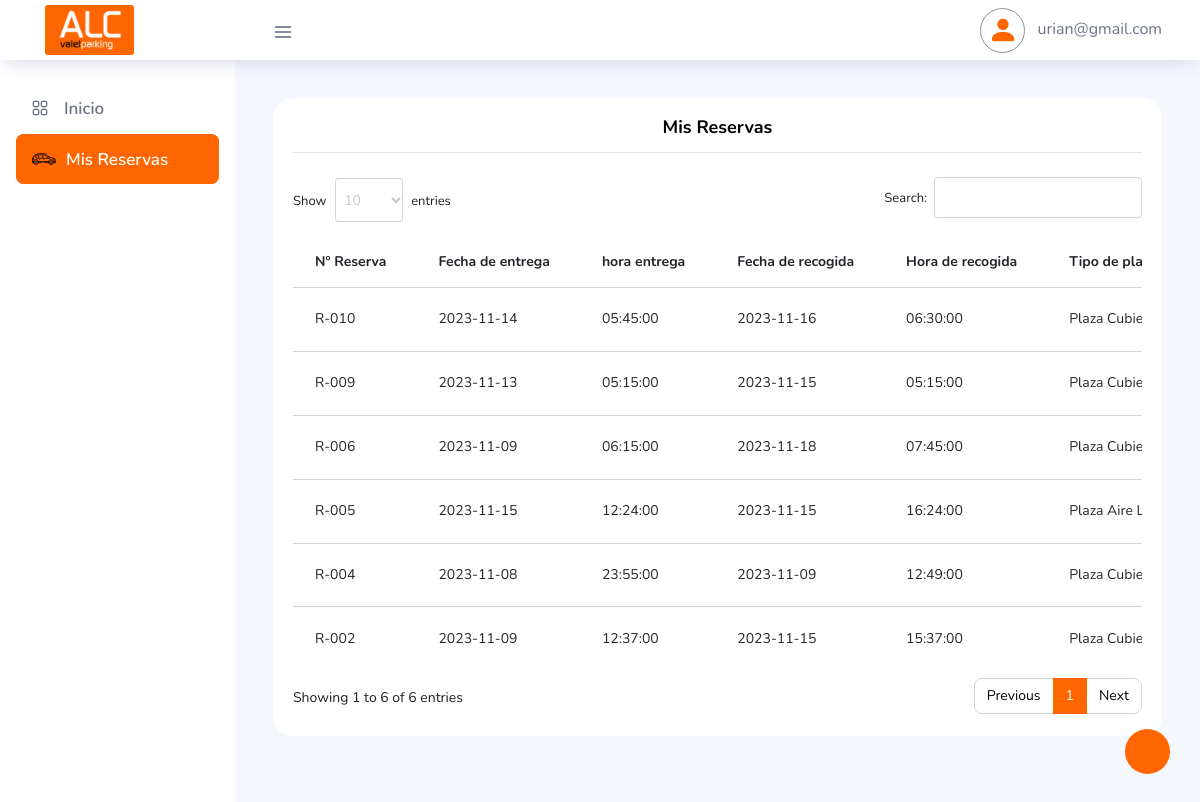
Screenshot of /dashboard/Reservas.php (signed in) with the database file from the repository.
### tables this page shows
CREATE TABLE `tbl_reservas` (
  `id` int(11) unsigned NOT NULL AUTO_INCREMENT,
  `id_cliente` int(11) DEFAULT NULL,
  `fecha_entrega` date NOT NULL,
  `hora_entrega` time NOT NULL,
  `fecha_recogida` date NOT NULL,
  `hora_recogida` time NOT NULL,
  `tipo_plaza` varchar(100) NOT NULL DEFAULT '',
  `terminal_entrega` varchar(100) NOT NULL DEFAULT '',
  `terminal_recogida` varchar(100) NOT NULL DEFAULT '',
  `matricula` varchar(50) NOT NULL DEFAULT '',
  `color` varchar(60) DEFAULT NULL,
  `marca_modelo` varchar(250) NOT NULL DEFAULT '',
  `numero_vuelo_de_vuelta` varchar(50) DEFAULT NULL,
  `servicio_adicional` varchar(10) DEFAULT NULL,
  `total_pago_reserva` decimal(5,2) DEFAULT NULL,
  `formato_pago` varchar(250) DEFAULT NULL,
  `fecha_pago_factura` date DEFAULT NULL,
  `date_registro` datetime DEFAULT current_timestamp() ON UPDATE current_timestamp(),
  PRIMARY KEY (`id`)
);

### dashboard/funciones.php (called while the page is built, shortened)
<?php
   function getReservaPerfil($con, $idUser)
   {
       $sqlReservasP = ("SELECT * FROM tbl_reservas WHERE id_cliente ='$idUser' ORDER BY fecha_entrega DESC");
       $queryR = mysqli_query($con, $sqlReservasP);
       return $queryR;
   }
   ?>

### dashboard/Reservas.php (the view, shortened to what this page needs)
<?php
if (isset($_SESSION['emailUser']) != "" && $_SESSION['rol'] == 0) {
    $IdUser     = $_SESSION['IdUser'];
?>
    <!DOCTYPE html>
    <html lang="es">
    <link href="https://unpkg.com/gijgo@1.9.14/css/gijgo.min.css" rel="stylesheet" type="text/css" />
    <body>
        <div class="container-scroller">
            <?php include 'bases/navbar.php'; ?>
            <div class="container-fluid page-body-wrapper">
                <?php include 'bases/nav.php';
                include 'funciones.php';
                $mis_reservas = getReservaPerfil($con, $IdUser);
                ?>
                <div class="main-panel">
                    <div class="content-wrapper">
                        <div class="row justify-content-md-center">
                            <div class="col-lg-12 grid-margin stretch-card">
                                <div class="card">
                                    <div class="card-body">
                                        <h4 class="card-title text-center mb-4">Mis Reservas
                                            <hr>
                                        </h4>
                                        <div class="table-responsive">
                                            <table id="MiTabla" class="table">
                                                <thead>
                                                    <tr>
                                                        <th>Nº Reserva</th>
                                                        <th>Fecha de entrega</th>
                                                        <th>hora entrega</th>
                                                        <th>Fecha de recogida</th>
                                                        <th>Hora de recogida</th>
                                                        <th>Tipo de plaza</th>
                                                    </tr>
                                                </thead>
                                                <tbody>
                                                    <?php
                                                    while ($reserva = mysqli_fetch_array($mis_reservas)) { ?>
                                                        <tr>
                                                            <td><?php
                                                                $reserva_id = $reserva["id"];
                                                                if ($reserva_id < 10) {
                                                                    echo 'R-00' . $reserva_id;
                                                                } elseif ($reserva_id < 100) {
                                                                    echo 'R-0' . $reserva_id;
                                                                } else {
                                                                    echo 'R-' . $reserva_id;
                                                                }
                                                                ?></td>
                                                            <td><?php echo $reserva["fecha_entrega"]; ?></td>
                                                            <td><?php echo $reserva["hora_entrega"]; ?></td>
                                                            <td><?php echo $reserva["fecha_recogida"]; ?></td>
                                                            <td><?php echo $reserva["hora_recogida"]; ?></td>
                                                            <td><?php echo $reserva["tipo_plaza"]; ?></td>
                                                        </tr>
                                                    <?php } ?>
                                                </tbody>
                                            </table>
                                        </div>
                                    </div>
                                </div>
                            </div>
                        </div>
                    </div>
                </div>
            </div>
        </div>
    </body>
    </html>
<?php
} else { ?>
    <script type="text/javascript">
        location.href = "../acciones/login/exit.php";
    </script>
<?php }  ?>

### rows the page displays
tbl_reservas: id "5", fecha_entrega "2023-11-15", hora_entrega "12:24:00", fecha_recogida "2023-11-15", hora_recogida "16:24:00", tipo_plaza "Plaza Aire…"
tbl_reservas: id "10", fecha_entrega "2023-11-14", hora_entrega "05:45:00", fecha_recogida "2023-11-16", hora_recogida "06:30:00", tipo_plaza "Plaza…"
tbl_reservas: id "9", fecha_entrega "2023-11-13", hora_entrega "05:15:00", fecha_recogida "2023-11-15", hora_recogida "05:15:00", tipo_plaza "Plaza…"
tbl_reservas: id "2", fecha_entrega "2023-11-09", hora_entrega "12:37:00", fecha_recogida "2023-11-15", hora_recogida "15:37:00", tipo_plaza "Plaza…"
tbl_reservas: id "6", fecha_entrega "2023-11-09", hora_entrega "06:15:00", fecha_recogida "2023-11-18", hora_recogida "07:45:00", tipo_plaza "Plaza…"
tbl_reservas: id "4", fecha_entrega "2023-11-08", hora_entrega "23:55:00", fecha_recogida "2023-11-09", hora_recogida "12:49:00", tipo_plaza "Plaza…"

### other values shown
$email "urian@gmail.com"
